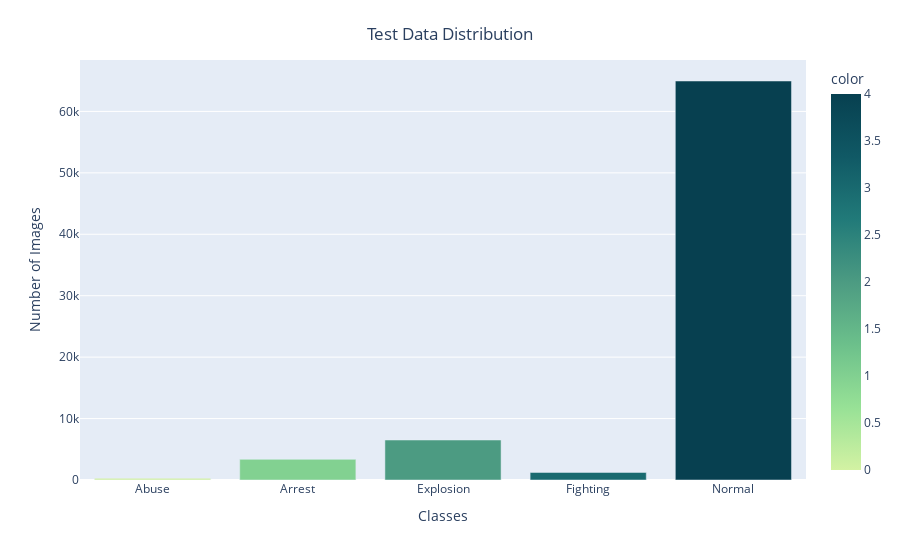

This figure's notebook cell:
### Code cell
fig = px.bar(x = CLASS_LABELS,
             y = [list(test_generator.classes).count(i) for i in np.unique(test_generator.classes)] , 
             color = np.unique(train_generator.classes) ,
             color_continuous_scale="Emrld") 
fig.update_xaxes(title="Classes")
fig.update_yaxes(title = "Number of Images")
fig.update_layout(showlegend = True,
    title = {
        'text': 'Test Data Distribution ',
        'y':0.95,
        'x':0.5,
        'xanchor': 'center',
        'yanchor': 'top'})
fig.show()

### Figure 1 — Plotly figure (JSON) as saved in the notebook; plotly's stock layout.template omitted (floating-point values rounded to 4 significant figures)
{"data": [{"alignmentgroup": "True", "hovertemplate": "x=%{x}<br>y=%{y}<br>color=%{marker.color}<extra></extra>", "legendgroup": "", "marker": {"color": [0, 1, 2, 3, 4], "coloraxis": "coloraxis", "pattern": {"shape": ""}}, "name": "", "offsetgroup": "", "orientation": "v", "showlegend": false, "textposition": "auto", "type": "bar", "x": ["Abuse", "Arrest", "Explosion", "Fighting", "Normal"], "xaxis": "x", "y": [297, 3365, 6510, 1231, 64952], "yaxis": "y"}], "layout": {"barmode": "relative", "coloraxis": {"colorbar": {"title": {"text": "color"}}, "colorscale": [[0, "rgb(211, 242, 163)"], [0.1667, "rgb(151, 225, 150)"], [0.3333, "rgb(108, 192, 139)"], [0.5, "rgb(76, 155, 130)"], [0.6667, "rgb(33, 122, 121)"], [0.8333, "rgb(16, 89, 101)"], [1, "rgb(7, 64, 80)"]]}, "legend": {"tracegroupgap": 0}, "margin": {"t": 60}, "showlegend": true, "title": {"text": "Test Data Distribution ", "x": 0.5, "xanchor": "center", "y": 0.95, "yanchor": "top"}, "xaxis": {"anchor": "y", "domain": [0, 1], "title": {"text": "Classes"}}, "yaxis": {"anchor": "x", "domain": [0, 1], "title": {"text": "Number of Images"}}}}
